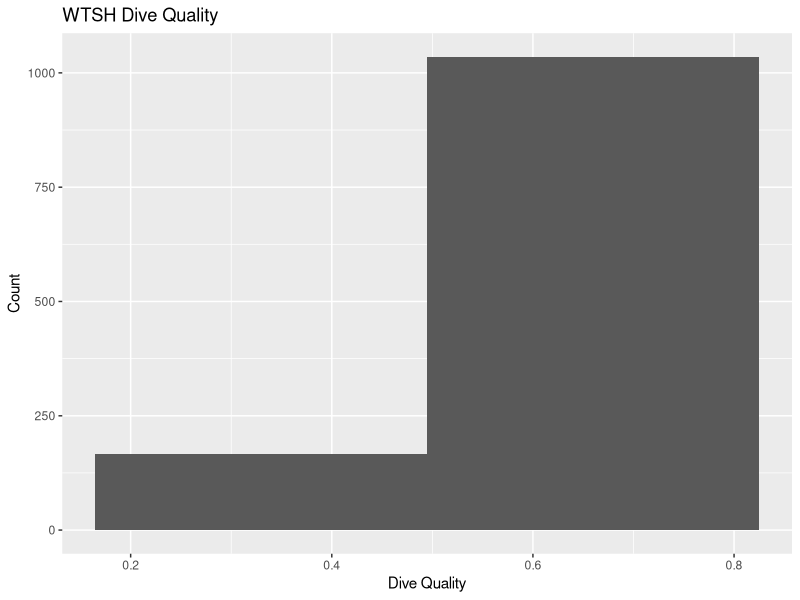

Generate this figure with R:
## ---- chunk 1
knitr::opts_chunk$set(echo = TRUE)
library(dplyr)
library(ggplot2)
## ---- chunk 2
EmmaQAQC <- read.csv('www/WTSH_QAQC_ECK.csv')
head(EmmaQAQC)
## ---- chunk 3
# Assumes the only files in www that begin "WTSH_QAQC_" are QAQC results
qaqc <- dir('www', pattern = 'WTSH_QAQC_', full.names = TRUE) %>%
  lapply(read.csv, stringsAsFactors = FALSE) %>%
  bind_rows %>%
  # TDRs from 751 and 822 were buggy
  filter(DeployID != 751,        
         DeployID != 822) %>%
  # Order ValidDive from false to unclear to true
  mutate(ValidDive2 = recode(ValidDive,
                             f = 0,
                             u = 1,
                             t = 2)) %>%
  group_by(DeployID, DiveID) %>%
  # Assumes 3 QAQC files
  summarize(DiveQuality = sum(ValidDive2) / 3,
            PlungeErr = any(PlungeErr),
            SplitErr = any(SplitErr))

head(qaqc)
summary(qaqc)

ggplot(qaqc, aes(x = DiveQuality)) +
  geom_histogram(binwidth = .33) +
  labs(title = "WTSH Dive Quality",
       x = "Dive Quality",
       y = "Count")
